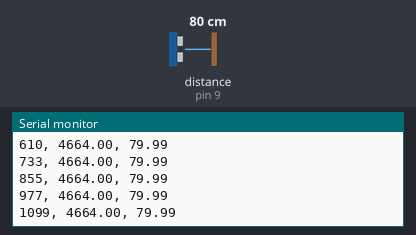
The sketch below on a simulated Arduino Uno, built with avr-gcc and run on an emulated ATmega328P. On the bench: the last lines printed to the serial monitor. Inputs (shaded band) come from the test bench; at power-on: distance to the obstacle (sensor on pin 9) 80 cm. The echo pulse lasts 58.3 µs per cm.

Above: at 1.2 s.
1.3 s: distance to the obstacle (sensor on pin 9) set to 2 cm
At 1.34 s:
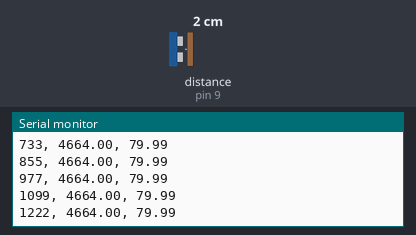
4.3 s: distance to the obstacle (sensor on pin 9) set to 4 cm
At 4.4 s:
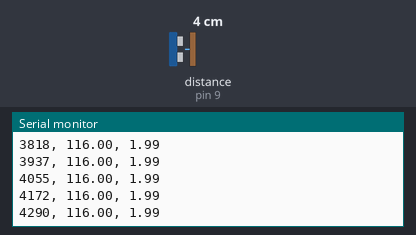
Timing chart, 0 to 7.3 s (numbered marks = the images above; inputs shaded):
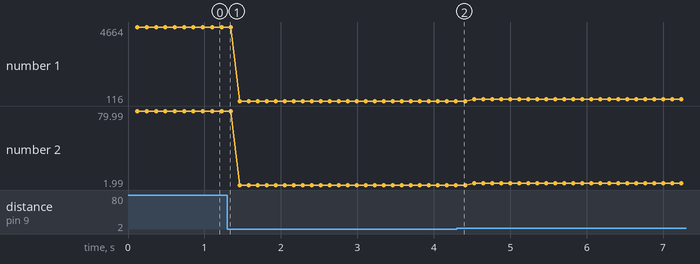

The sketch:

Ultrasonic_Test.ino
```cpp
#include <NewPing.h>

// Pins
#define trigger 8
#define echo 9

void setup() {
  Serial.begin(9600);

  pinMode(trigger, OUTPUT);
  pinMode(echo, INPUT);
}

NewPing sonar(trigger, echo);

void loop() {
  float t = sonar.ping_median();

  float distance = (t * 0.0343) / 2;

  Serial.print(millis());
  Serial.print(", ");
  Serial.print(t);
  Serial.print(", ");
  Serial.println(distance);
}
```

Measured:
- plotted number 1: 4664 → 116 after the input at 1.3 s
- plotted number 2: 79.99 → 1.99 after the input at 1.3 s
